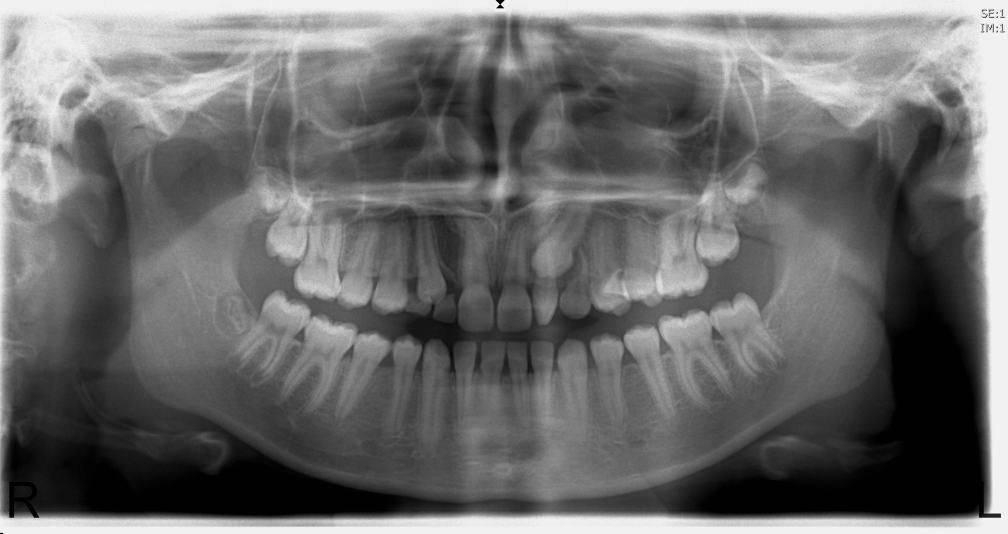
#> input picture _Data/Radiographs/extra/15.tif, 3023 x 1600 px (shown at 1/3 size)
$ python -i radiograph.py   (imports and definitions only)   (older library calls are emulated)
#> lines starting #> are read from the running program, lines starting #| are printed output that depends on the picture
import cv2
import numpy as np
from os import listdir
from os.path import isfile, join
from matplotlib import pyplot as plt
import os

# todo: Sobel edge detection due to
# https://www.sciencedirect.com/science/article/pii/S2213020916301094

# sobel + gaussian + laplacian filter
class Radiograph(object):
        """class for each radiograph image
        """

        def __init__(self,path):
            """new radiograph

            Args:
                path (str): the path of the radiograph image
            """
#> called with path = '_Data/Radiographs/extra/15.tif'
            self.path = path
            self.img = cv2.imread(path,0)
#> self.img is the input picture: shape (1600, 3023); min 0, max 255, mean 108.1

        # [14 lines left out: functions plot_img, plot_test, not called in this run]

        def preprocess(self):
            img = self.img
            img = self.__noisereduction(img)
            img = self.__sobel(img)
            self.sobel = img
            #self.plot_test(img," ")

        # [35 lines left out: functions gaussian_pyramid, get_path, get_current_img, __reset_img, __grayscale, __laplacian_filter, not called in this run]

        def __sobel(self,img):
            """ returns the sobel detected image based on
            https://docs.opencv.org/3.0-beta/doc/py_tutorials/py_imgproc/py_gradients/py_gradients.html
            """
            sobelx = cv2.Sobel(img,cv2.CV_64F,1,0,ksize=-1)
            sobely = cv2.Sobel(img,cv2.CV_64F,0,1,ksize=-1)
            gradx = cv2.convertScaleAbs(sobelx)
            grady = cv2.convertScaleAbs(sobely)
            return cv2.addWeighted(gradx, 0.5, grady, 0.5, 0)

        def __hat_morphology(self,img):
            """ gets the top and bottom hat morphology
            """
            ksize = np.ones((10,10),np.uint8)
            img_white = cv2.morphologyEx(img, cv2.MORPH_TOPHAT, ksize)
            ksize = np.ones((80,80), np.uint8)
            img_black = cv2.morphologyEx(img, cv2.MORPH_BLACKHAT, ksize)
            image = cv2.add(img,img_white)
            image = cv2.subtract(img, img_black)
            return image

        def __noisereduction(self,img):
            """ performs fastNlMeansDenoising on self.img
            """
            img = cv2.GaussianBlur(img,(5,5),0)
            img = cv2.bilateralFilter(img, 9, 200, 200)
            img = self.__hat_morphology(img)
#> in __hat_morphology, `img_black = cv2.morphologyEx(img, cv2.MORPH_BLACKHAT, ksize)`:
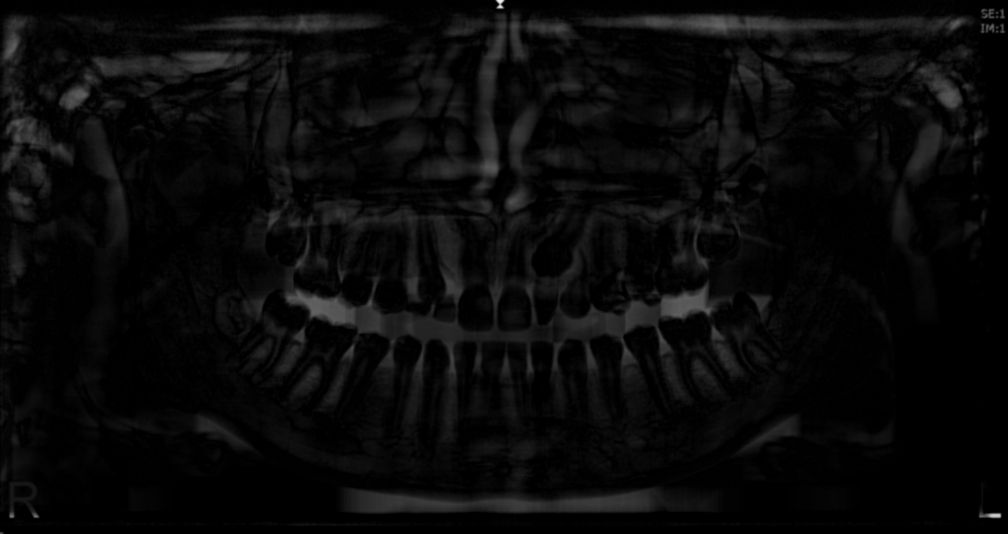
#> img_black: shape (1600, 3023) (shown at 1/3 size); min 0, max 240, mean 9.6
#> in __hat_morphology, `image = cv2.subtract(img, img_black)`:
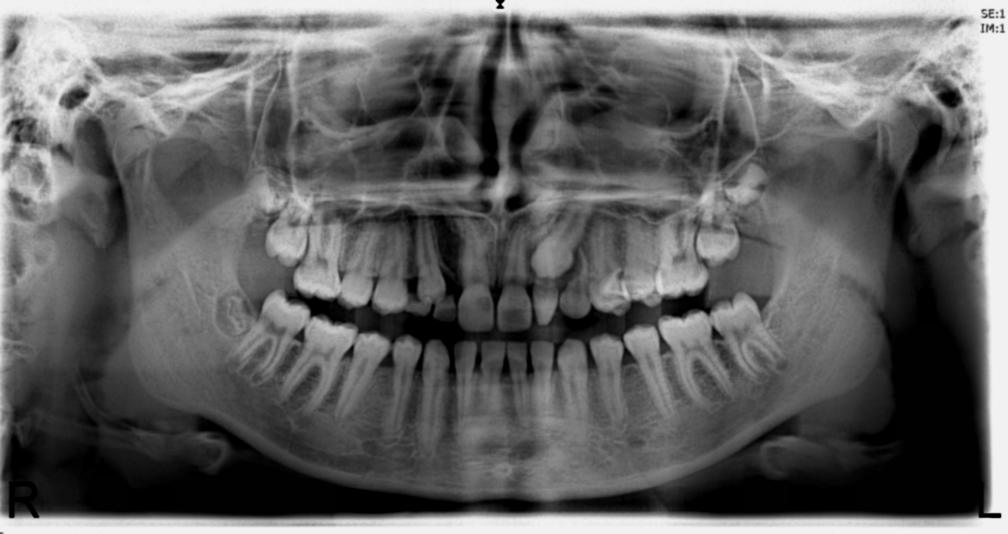
#> image: shape (1600, 3023) (shown at 1/3 size); min 0, max 241, mean 98.8
            return img

        def __clahe(self,img):
            clahe_obj = cv2.createCLAHE(clipLimit=2.0, tileGridSize=(14, 14))
            return clahe_obj.apply(img)

        # [40 lines left out: functions __testing, load_radiographs, fix_name, not called in this run]

# [10 lines not run here, left out]

>>> result = Radiograph('_Data/Radiographs/extra/15.tif').preprocess()
#> in __sobel, `sobelx = cv2.Sobel(img,cv2.CV_64F,1,0,ksize=-1)`:
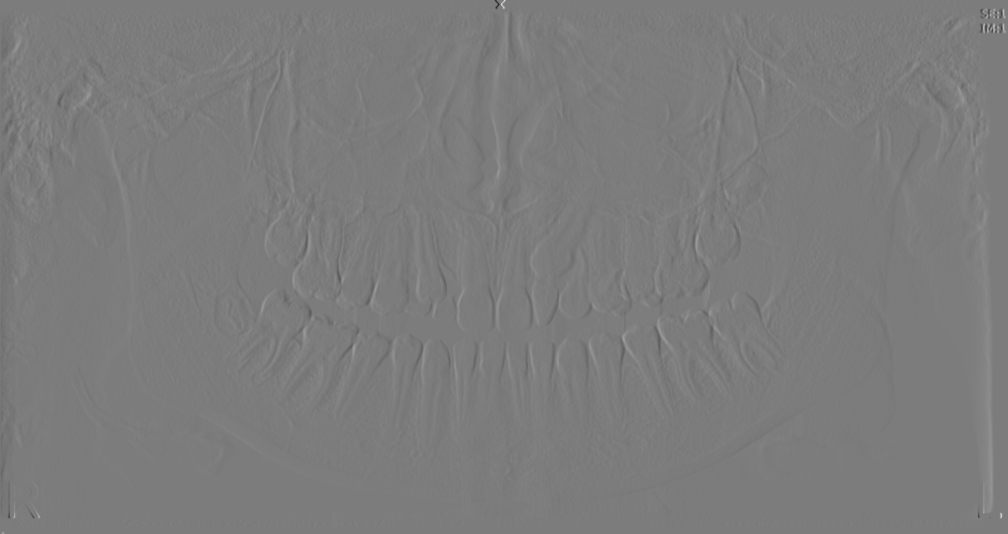
#> sobelx: shape (1600, 3023) float64 (shown at 1/3 size); min -2232, max 2330, mean 0.4; drawn with min black and max white
#> in __sobel, `gradx = cv2.convertScaleAbs(sobelx)`:
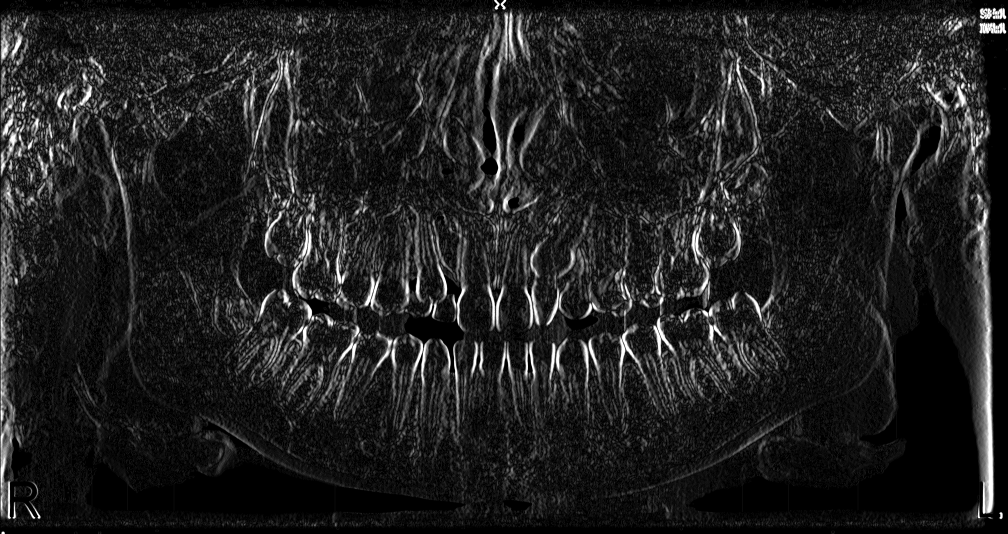
#> gradx: shape (1600, 3023) (shown at 1/3 size); min 0, max 255, mean 32.1
#> in __sobel, `grady = cv2.convertScaleAbs(sobely)`:
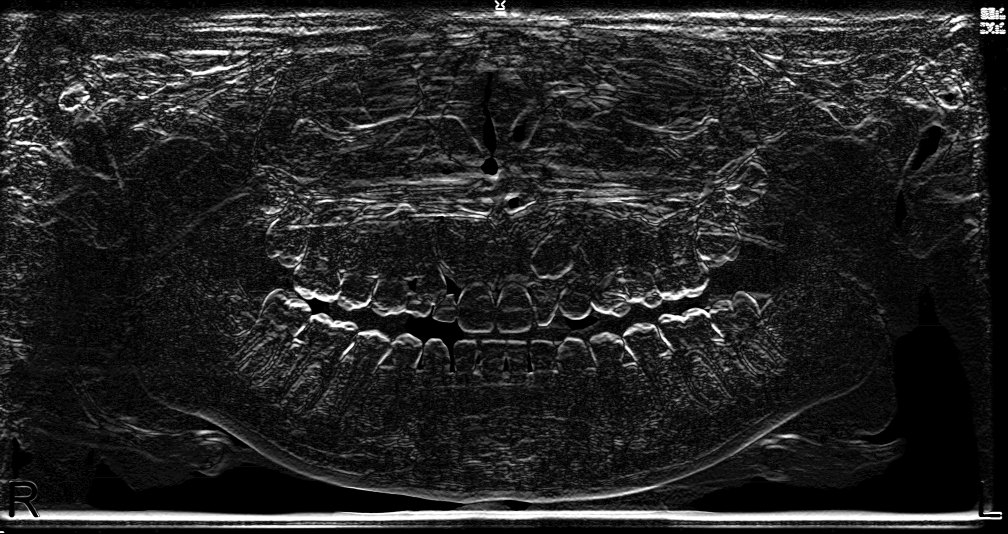
#> grady: shape (1600, 3023) (shown at 1/3 size); min 0, max 255, mean 37.2
#> in __sobel, `return cv2.addWeighted(gradx, 0.5, grady, 0.5, 0)`:
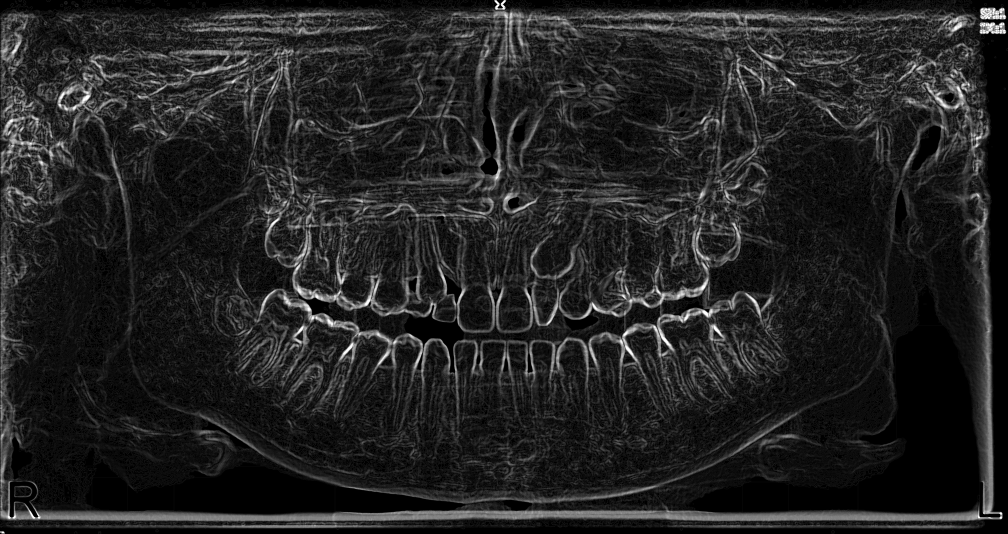
#> returned value: shape (1600, 3023) (shown at 1/3 size); min 0, max 255, mean 34.7

$ run again, on _Data/Radiographs/extra/19.tif
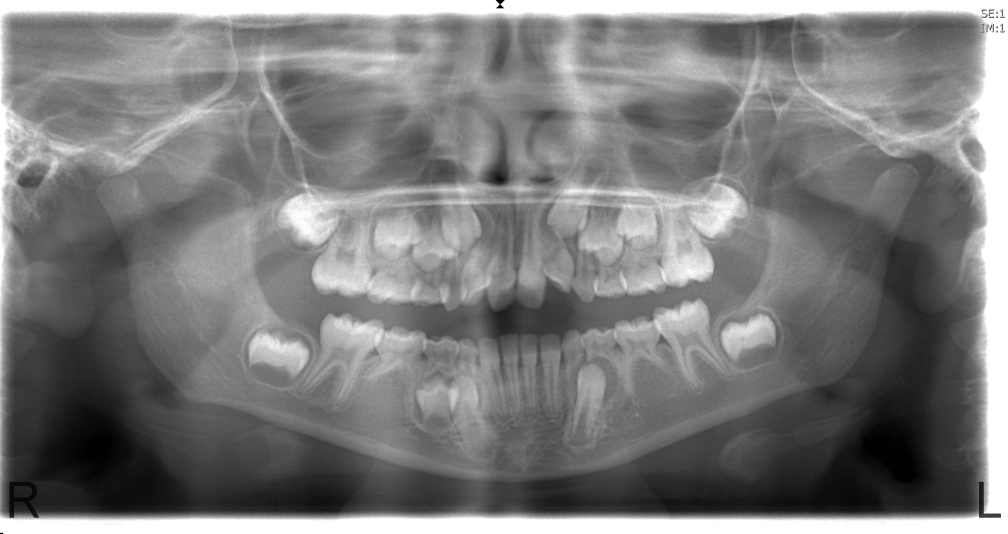
#> input picture _Data/Radiographs/extra/19.tif, 3023 x 1600 px (shown at 1/3 size)
#> in __init__, self.img is the input picture: shape (1600, 3023); min 0, max 255, mean 124.3
#> in __hat_morphology, `img_black = cv2.morphologyEx(img, cv2.MORPH_BLACKHAT, ksize)`:
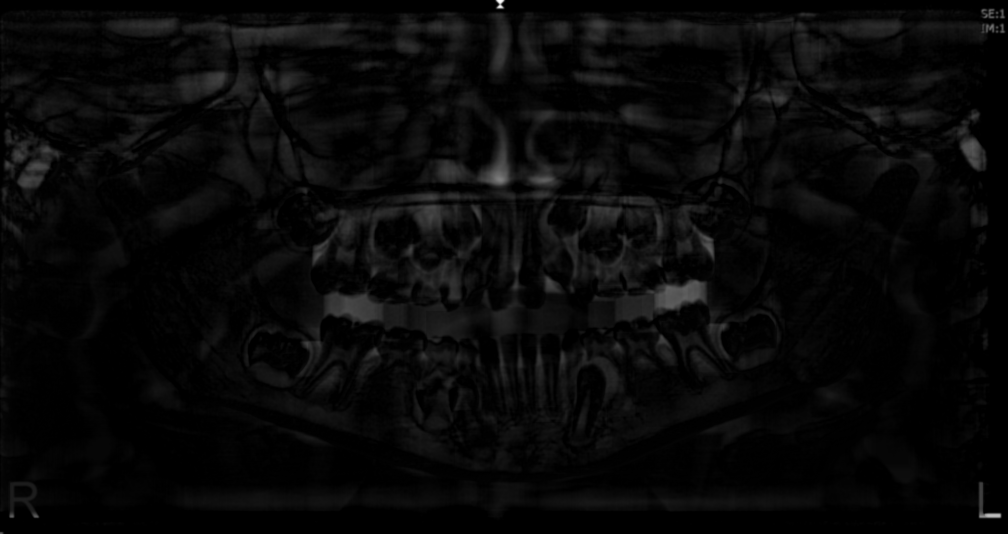
#> img_black: shape (1600, 3023) (shown at 1/3 size); min 0, max 254, mean 8.5
#> in __sobel, `return cv2.addWeighted(gradx, 0.5, grady, 0.5, 0)`:
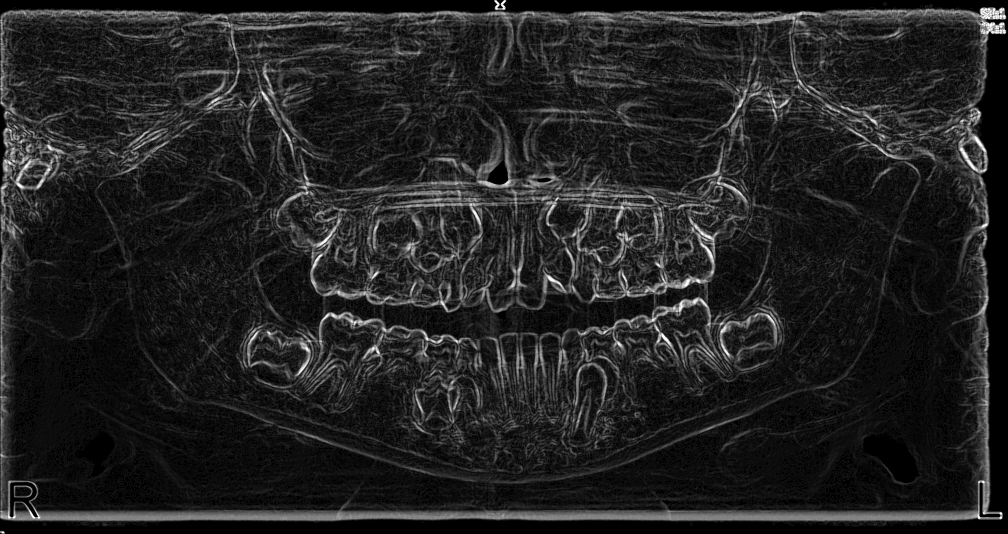
#> returned value: shape (1600, 3023) (shown at 1/3 size); min 0, max 255, mean 33.9

$ run again, on _Data/Radiographs/extra/20.tif
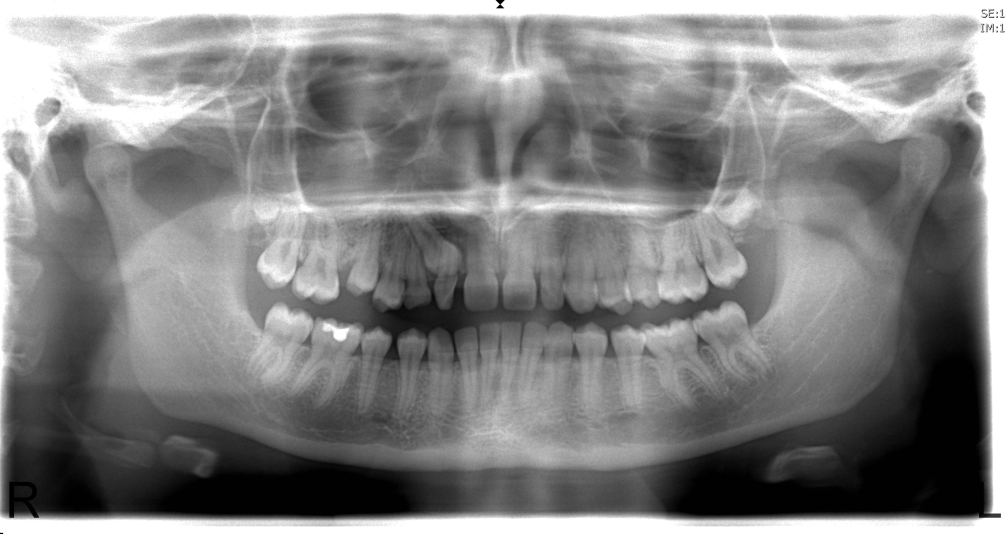
#> input picture _Data/Radiographs/extra/20.tif, 3023 x 1600 px (shown at 1/3 size)
#> in __init__, self.img is the input picture: shape (1600, 3023); min 0, max 255, mean 131.3
#> in __hat_morphology, `img_black = cv2.morphologyEx(img, cv2.MORPH_BLACKHAT, ksize)`:
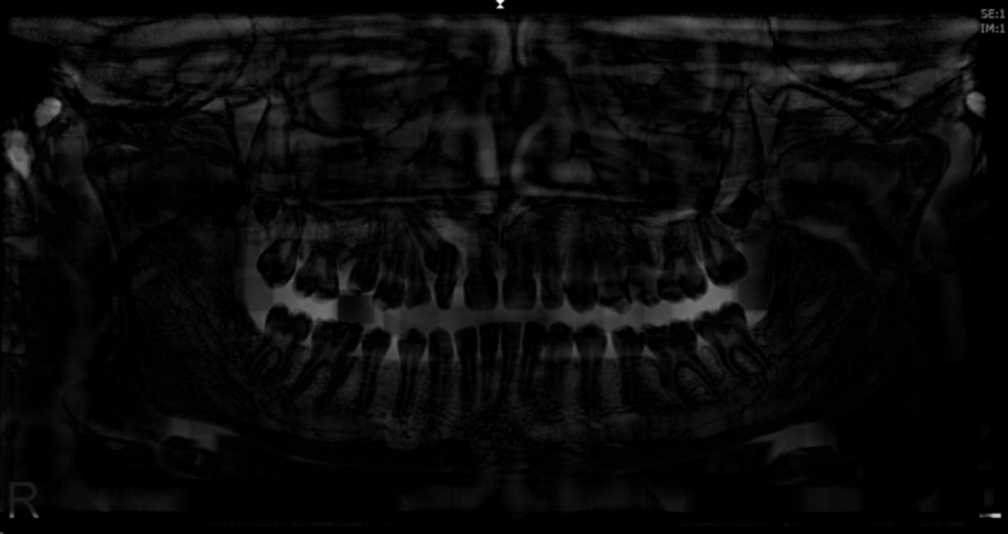
#> img_black: shape (1600, 3023) (shown at 1/3 size); min 0, max 254, mean 10
#> in __sobel, `return cv2.addWeighted(gradx, 0.5, grady, 0.5, 0)`:
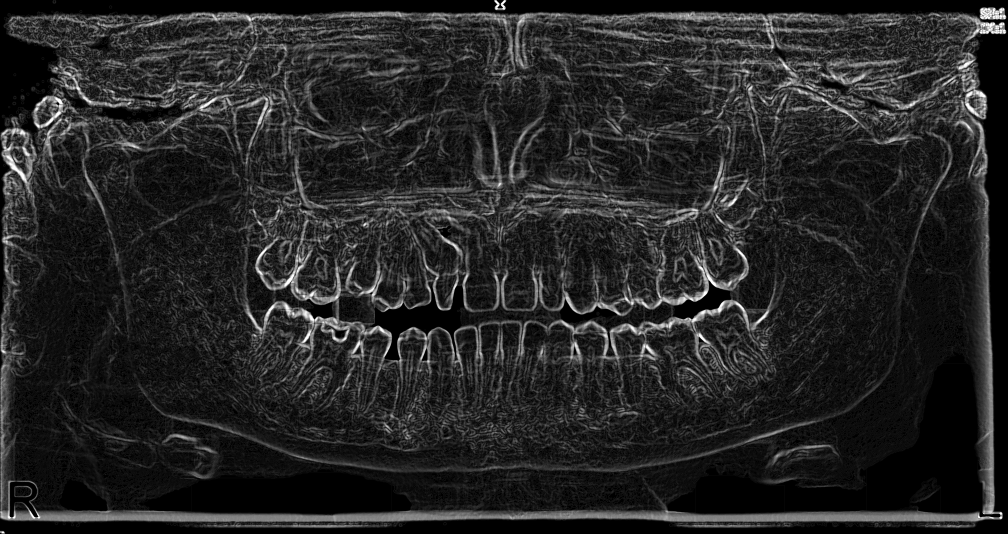
#> returned value: shape (1600, 3023) (shown at 1/3 size); min 0, max 255, mean 37.7

$ run again, on _Data/Radiographs/extra/21.tif
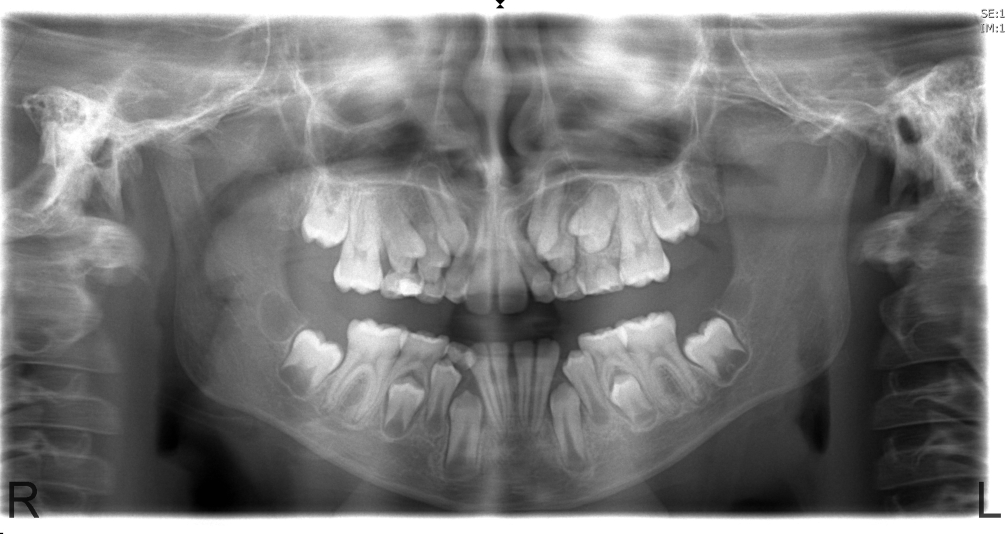
#> input picture _Data/Radiographs/extra/21.tif, 3023 x 1600 px (shown at 1/3 size)
#> in __init__, self.img is the input picture: shape (1600, 3023); min 0, max 255, mean 123.3
#> in __hat_morphology, `img_black = cv2.morphologyEx(img, cv2.MORPH_BLACKHAT, ksize)`:
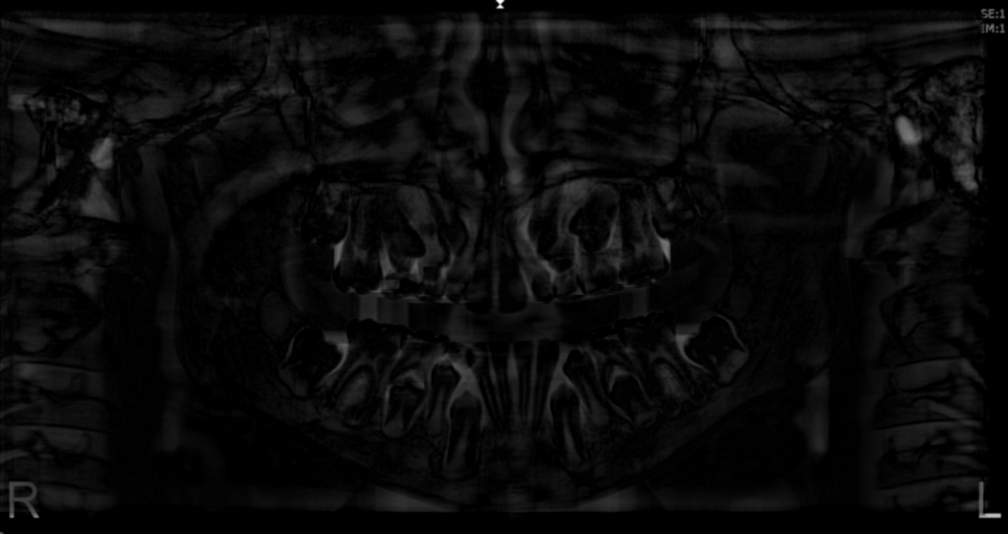
#> img_black: shape (1600, 3023) (shown at 1/3 size); min 0, max 254, mean 9.8
#> in __sobel, `return cv2.addWeighted(gradx, 0.5, grady, 0.5, 0)`:
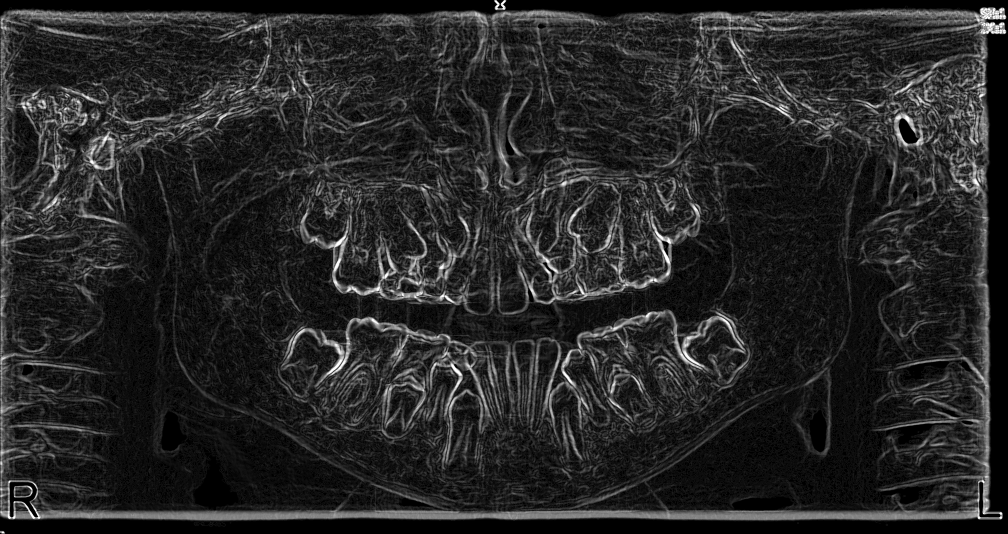
#> returned value: shape (1600, 3023) (shown at 1/3 size); min 0, max 255, mean 38.4
